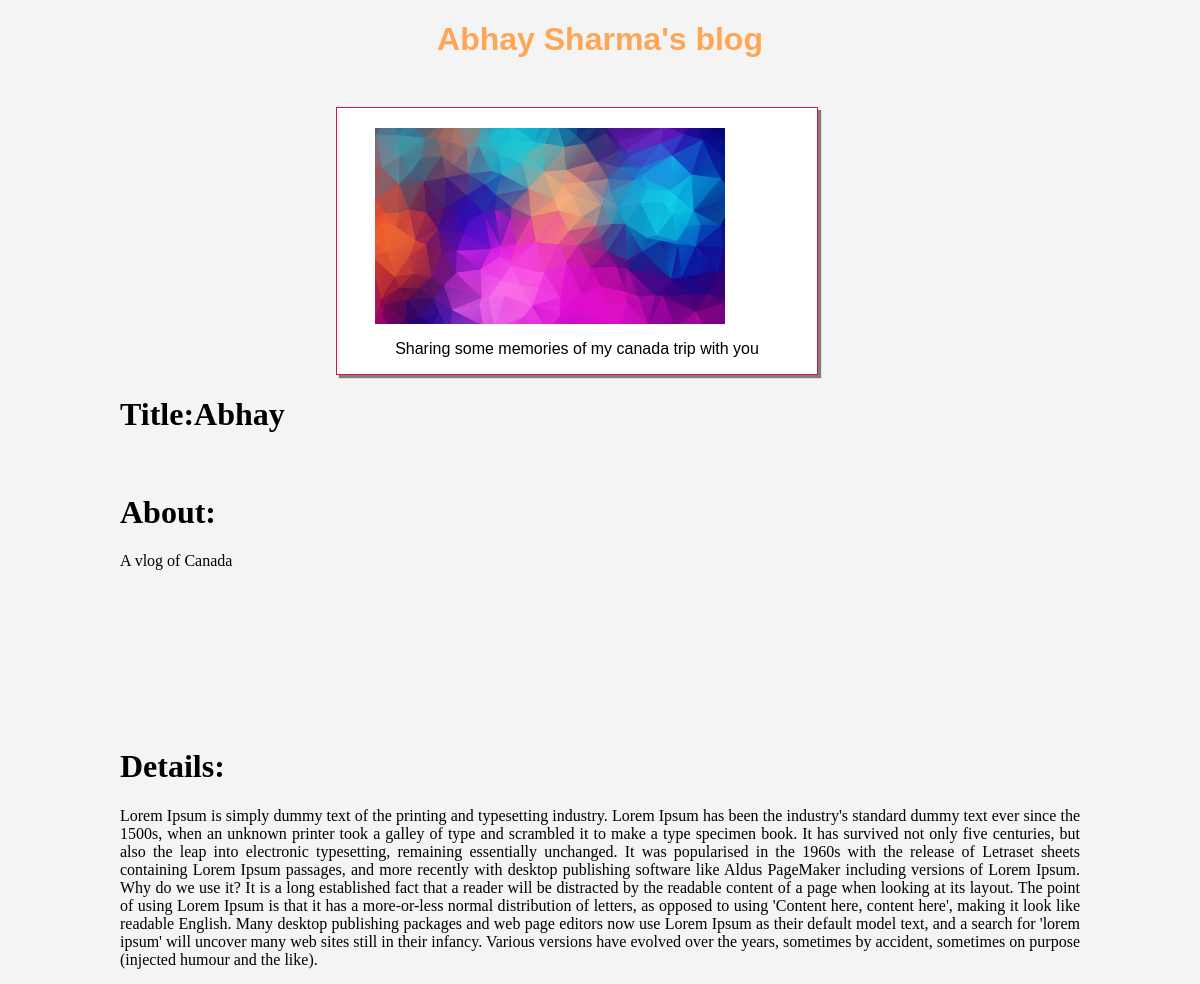
The app's page /post/4/ with its own data.
### Blog/models.py (models this page shows, shortened)
class Post(models.Model):
    author = models.ForeignKey('auth.user',on_delete=models.CASCADE)
    post_title = models.CharField(max_length=1000)
    post_about = models.CharField(max_length=2000)
    post_description = models.CharField(max_length=1000)
    post_body = models.TextField()
    post_photo = models.FileField(blank=True,null=True)
    published_date = models.DateTimeField(null=True , blank=True)
    created_date = models.DateTimeField(default=timezone.now)

### Blog/views.py (the view)
# urls.py: path('post/<int:pk>/',views.post_details,name="post_details")
def post_details(request,pk):
    try:
        post=Post.objects.get(pk=pk)
    except Post.DoesNotExist:
        return render(request,'blog/Error 404.html',{})
    return render(request,'blog/details.html',{'post':post})

### Blog/templates/blog/Details.html (shortened to what this page needs)
{% extends 'blog/base.html' %}
{% load  static %}
    {% block headerfiles %}
    <link rel="stylesheet" href="{% static 'css/style.css' %}">
    <link rel="stylesheet" href="https://cdnjs.cloudflare.com/ajax/libs/font-awesome/4.7.0/css/font-awesome.min.css">
    <link rel="stylesheet" href="{% static  'css/animate.css' %}">
    {% endblock %}
{%  block body %}
<div id="Heading" class="animated fadeInDown">
    <a href="{% url 'post' %}"><h1>Abhay Sharma's blog</h1></a>
</div>
<div id="details">
<figure class="animated fadeInLeft">
    <img src="{{ post.post_photo.url }}" alt="Color splash" title="Abhay Stark" align="center">
    <figcaption>
        <p>{{ post.post_description }}</p>
    </figcaption>
</figure>
    <div id="details-box"  class="animated fadeInRight">
    <h1>Title:{{ post.post_title }}</h1><br>
       <h1>About:</h1>
        <p id="post-details">{{ post.post_about }}</p>
    </div>
</div>
<div id="main-content"  class="animated fadeInUp">
    <h1>
        Details:
    </h1>
    <p>
      {{ post.post_body }}
    </p>
</div>
{% endblock %}

### Blog/templates/blog/base.html (shortened to what this page needs)
<!DOCTYPE html>
<html lang="en">
<head>
    {% block headerfiles %}{% endblock %}
</head>
<body>
{% block body %}
{% endblock %}
</body>
</html>

### Blog/static/css/style.css (style rules this page uses)
body,html { margin: 0; padding: 0; background: #f4f4f4; cursor: url("../images/cursor.png"),auto; }
#Heading { height: 70px; text-align: center; font-family: 'Montserrat', sans-serif; }
a { text-decoration: none; color: #FFA656; }
figure { border: 1px solid crimson; width: 50%; animation-delay: 1s; margin-left: 25%; background: #ffffff; box-shadow: 3px 3px 1px grey; }
figure img { width: 500px; margin-left: 15%; margin-top: 4%; }
figure figcaption p { text-align: center; font-family: 'Montserrat',sans-serif; }
#details-box { text-align: justify; }
#details-box { height: 330px; animation-delay: 1s; width:80%; margin-left: 10%; }
#main-content { text-align: justify; width:80%; margin-left: 10%; -webkit-animation-delay: 1s; -moz-animation-delay: 1s; -o-animation-delay: 1s; animation-delay: 1s; }
@media (max-device-width: 1025px) { figure { width: 40%; margin-left: 28%; } }
@media (max-device-width: 1025px) { figure img { width: 350px; margin-left: 8%; } }
@media (max-device-width: 1025px) { #details-box { width: 80%; float: none; margin-top: 0; margin-left: 10%; } }

### records on screen
Post: post_photo (picture), post_description "Sharing some memories of my canada trip with you", post_title "Abhay", post_about "A vlog of Canada", post_body "Lorem Ipsum is simply dummy text of the printing and typesetting industry. Lorem Ipsum has been the industry's standard dummy text ever since the 1500s, when an unknown printer took a galley of type and scrambled it to make a type specimen book. It has survived not only five centuries, but also the leap into electronic typesetting, remaining essentially unchanged. It was popularised in the 1960s with the release of Letraset sheets containing Lorem Ipsum passages, and more recently with desktop publishing software like Aldus PageMaker including versions of Lorem Ipsum. Why do we use it? It is a long established fact that a reader will be distracted by the readable content of a page when…"
